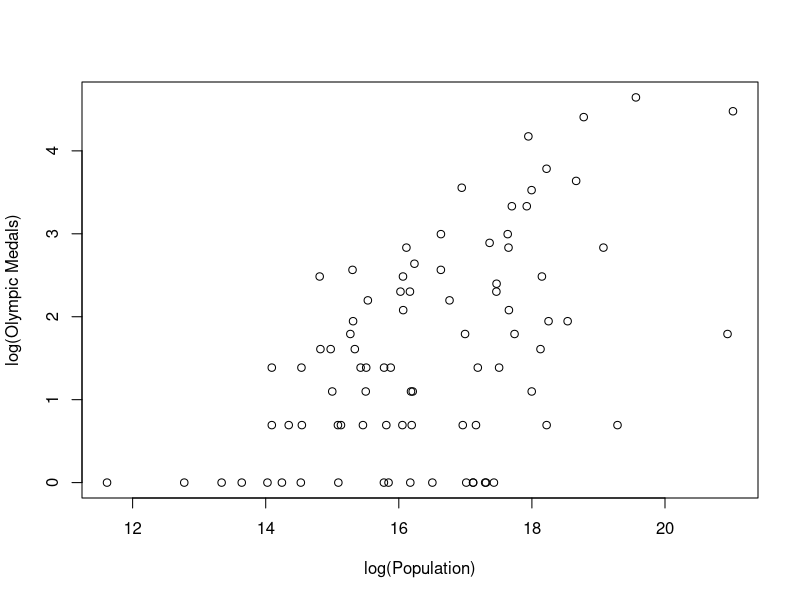
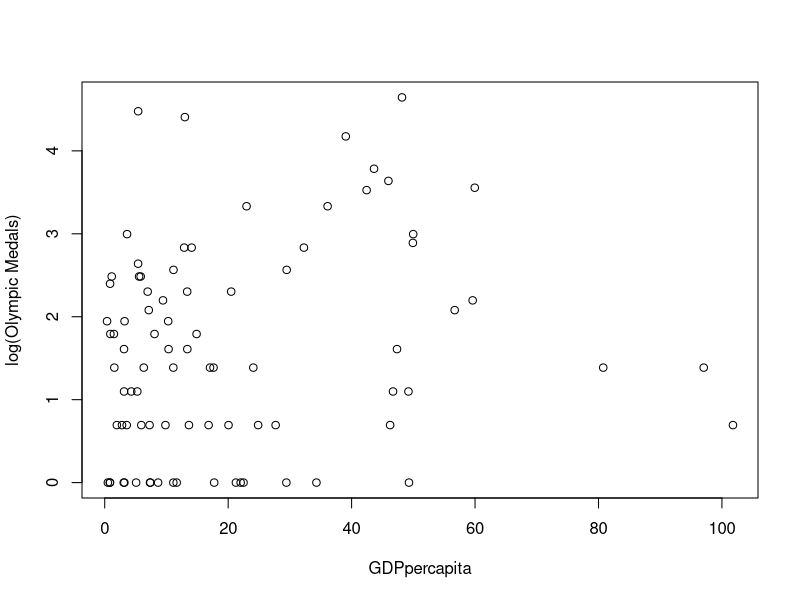
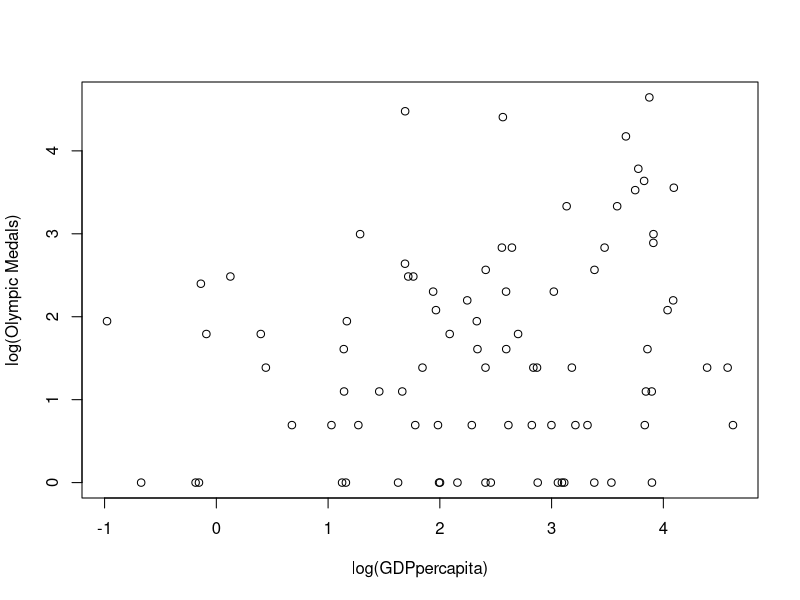
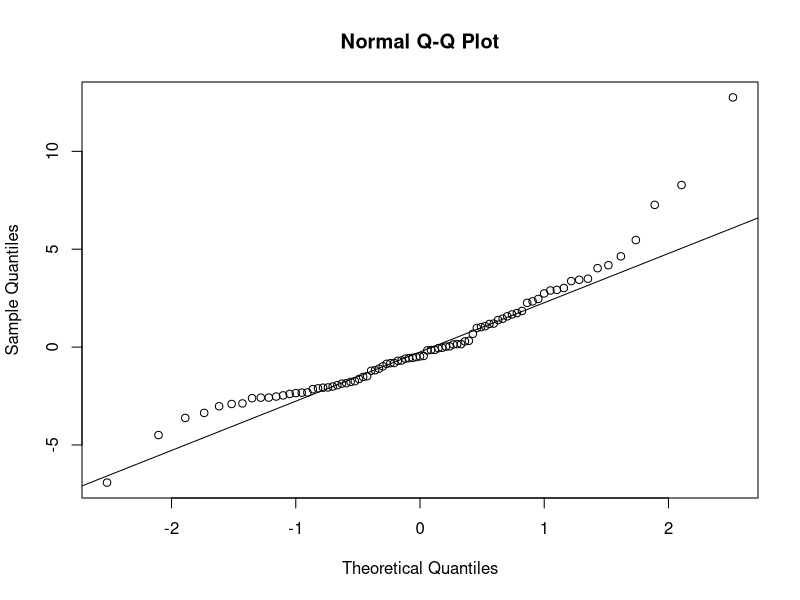
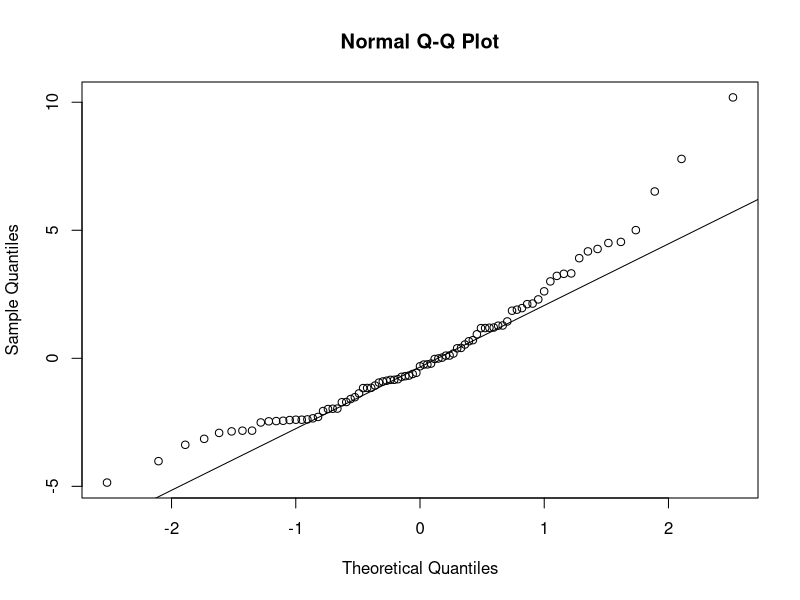
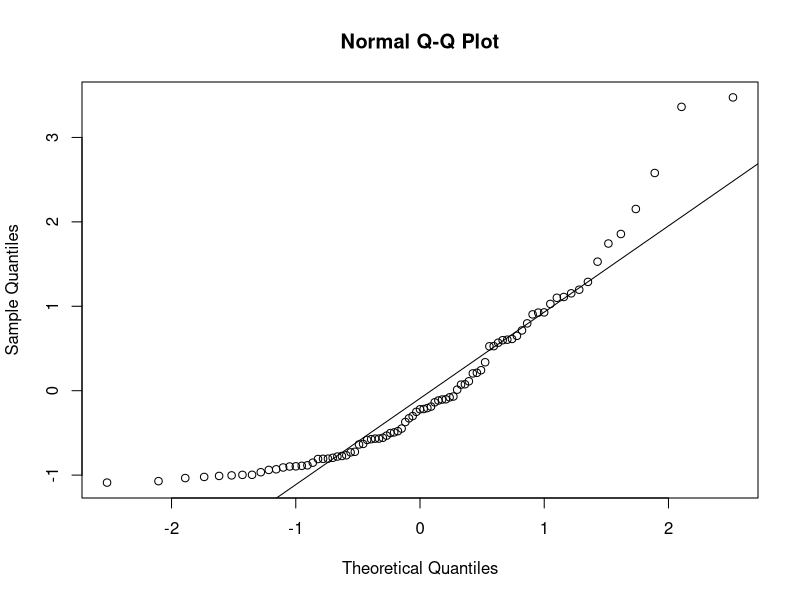
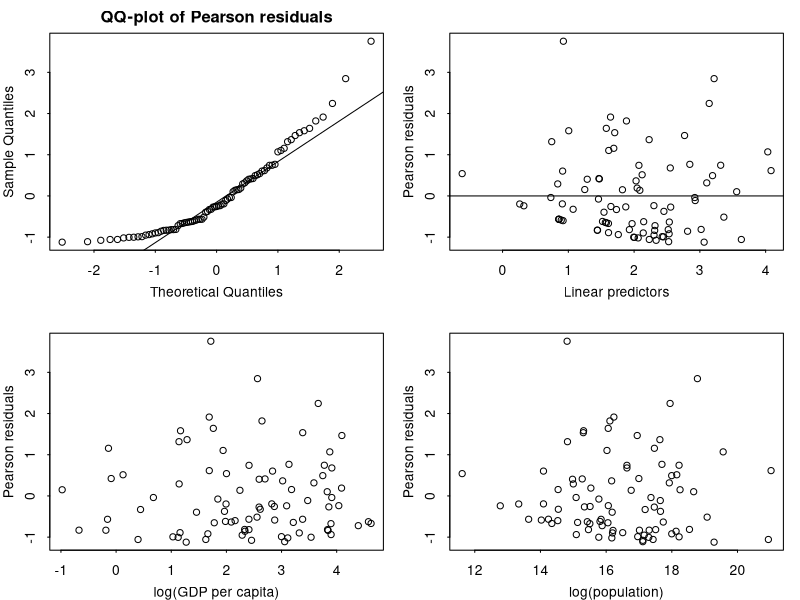

The R source for these figures, in order:
# London Olympics data

olympics0 <- read.csv("OlympicMedals2012.csv")

olympics <- data.frame(country=olympics0$Country, medals=olympics0$Medals, population=olympics0$Population, gold=olympics0$Gold.Medal, GDP=olympics0$GDP..US.Billion)

# Create a variable for GDP per capita in 1000 US dollars:
olympics$GDPpercapita <- olympics$GDP*10^6/olympics$population

head(olympics)

plot(log(olympics$population), log(olympics$medals), xlab="log(Population)", ylab="log(Olympic Medals)")

plot(olympics$GDPpercapita, log(olympics$medals), xlab="GDPpercapita", ylab="log(Olympic Medals)")

plot(log(olympics$GDPpercapita), log(olympics$medals), xlab="log(GDPpercapita)", ylab="log(Olympic Medals)")

mod.p1 <- glm(medals ~ log(population) +GDPpercapita, family=poisson, data=olympics)
summary(mod.p1)

# Call:
# glm(formula = medals ~ log(population) + GDPpercapita, family = poisson, 
#     data = olympics)
# 
# Deviance Residuals: 
#     Min       1Q   Median       3Q      Max  
# -8.8957  -2.2193  -0.5103   1.3699   9.7661  
# 
# Coefficients:
#                  Estimate Std. Error z value Pr(>|z|)    
# (Intercept)     -7.969828   0.373133  -21.36   <2e-16 ***
# log(population)  0.574035   0.019835   28.94   <2e-16 ***
# GDPpercapita     0.021908   0.001415   15.48   <2e-16 ***
# ---
# Signif. codes:  0 ‘***’ 0.001 ‘**’ 0.01 ‘*’ 0.05 ‘.’ 0.1 ‘ ’ 1 
# 
# (Dispersion parameter for poisson family taken to be 1)
# 
#     Null deviance: 1567.70  on 84  degrees of freedom
# Residual deviance:  652.18  on 82  degrees of freedom
# AIC: 954.01

X2 <- sum(resid(mod.p1,type="pearson")^2)
X2
# [1] 705.7355

dp1 <- X2/mod.p1$df.res
dp1
# [1] 8.606531

summary(mod.p1,dispersion=dp1)
# glm(formula = medals ~ log(population) + GDPpercapita, family = poisson, 
#     data = olympics)
# 
# Deviance Residuals: 
#     Min       1Q   Median       3Q      Max  
# -8.8957  -2.2193  -0.5103   1.3699   9.7661  
# 
# Coefficients:
#                  Estimate Std. Error z value Pr(>|z|)    
# (Intercept)     -7.969828   1.094656  -7.281 3.32e-13 ***
# log(population)  0.574035   0.058189   9.865  < 2e-16 ***
# GDPpercapita     0.021908   0.004152   5.276 1.32e-07 ***
# ---
# Signif. codes:  0 ‘***’ 0.001 ‘**’ 0.01 ‘*’ 0.05 ‘.’ 0.1 ‘ ’ 1 
# 
# (Dispersion parameter for poisson family taken to be 8.606531)
# 
#     Null deviance: 1567.70  on 84  degrees of freedom
# Residual deviance:  652.18  on 82  degrees of freedom
# AIC: 954.01
# 
# Number of Fisher Scoring iterations: 5

drop1(mod.p1, test="F")
# Single term deletions
# 
# Model:
# medals ~ log(population) + GDPpercapita
#                 Df Deviance     AIC F value    Pr(>F)    
# <none>               652.18  954.01                      
# log(population)  1  1498.24 1798.07 106.376 < 2.2e-16 ***
# GDPpercapita     1   867.52 1167.34  27.074 1.418e-06 ***
# ---
# Signif. codes:  0 ‘***’ 0.001 ‘**’ 0.01 ‘*’ 0.05 ‘.’ 0.1 ‘ ’ 1 
# Warning message:
# In drop1.glm(mod.p1, test = "F") : F test assumes 'quasipoisson' family

qqnorm(resid(mod.p1,type="pearson"))
qqline(resid(mod.p1,type="pearson"))


mod.p2 <- glm(medals ~ log(population) + log(GDPpercapita), family=poisson, data=olympics)
summary(mod.p2)

dp2 <- sum(resid(mod.p2,type="pearson")^2)/mod.p2$df.res
dp2
# [1] 7.352356


summary(mod.p2,dispersion=dp2)
# Call:
# glm(formula = medals ~ log(population) + log(GDPpercapita), family = poisson, 
#     data = olympics)
# 
# Deviance Residuals: 
#     Min       1Q   Median       3Q      Max  
# -6.0028  -2.2661  -0.3188   1.1572   8.2493  
# 
# Coefficients:
#                   Estimate Std. Error z value Pr(>|z|)    
# (Intercept)        -9.1125     1.0811  -8.429  < 2e-16 ***
# log(population)     0.5948     0.0549  10.835  < 2e-16 ***
# log(GDPpercapita)   0.4976     0.0806   6.173 6.69e-10 ***
# ---
# Signif. codes:  0 ‘***’ 0.001 ‘**’ 0.01 ‘*’ 0.05 ‘.’ 0.1 ‘ ’ 1 
# 
# (Dispersion parameter for poisson family taken to be 7.352356)
# 
#     Null deviance: 1567.7  on 84  degrees of freedom
# Residual deviance:  547.5  on 82  degrees of freedom
# AIC: 849.33



qqnorm(resid(mod.p2,type="pearson"))
qqline(resid(mod.p2,type="pearson"))


# Negative binomial model:

library(MASS)
mod.n1 <- glm.nb(medals ~ log(population) +GDPpercapita, data=olympics)
summary(mod.n1)
# 
# Call:
# glm.nb(formula = medals ~ log(population) + GDPpercapita, data = olympics, 
#     init.theta = 1.497652506, link = log)
# 
# Deviance Residuals: 
#     Min       1Q   Median       3Q      Max  
# -1.9905  -1.0653  -0.2358   0.5214   2.1060  
# 
# Coefficients:
#                  Estimate Std. Error z value Pr(>|z|)    
# (Intercept)     -6.525208   1.072827  -6.082 1.19e-09 ***
# log(population)  0.500594   0.062664   7.988 1.37e-15 ***
# GDPpercapita     0.014278   0.004492   3.179  0.00148 ** 
# ---
# Signif. codes:  0 ‘***’ 0.001 ‘**’ 0.01 ‘*’ 0.05 ‘.’ 0.1 ‘ ’ 1 
# 
# (Dispersion parameter for Negative Binomial(1.4977) family taken to be 1)
# 
#     Null deviance: 175.876  on 84  degrees of freedom
# Residual deviance:  85.789  on 82  degrees of freedom
# AIC: 529.73
# 
# Number of Fisher Scoring iterations: 1
# 
# 
#               Theta:  1.498 
#           Std. Err.:  0.263 
# 
#  2 x log-likelihood:  -521.729

qqnorm(resid(mod.n1,type="pearson"))
qqline(resid(mod.n1,type="pearson"))

# Let's see which countries have large residuals:
pres.n1 <- resid(mod.n1,type="pearson")
expmedals <- round(fitted(mod.n1)[abs(pres.n1)>1],2)
cbind(olympics[abs(pres.n1)>1,],expmedals)


mod.n2 <- glm.nb(medals ~ log(population) + log(GDPpercapita), data=olympics)
summary(mod.n2)

# Call:
# glm.nb(formula = medals ~ log(population) + log(GDPpercapita), 
#     data = olympics, init.theta = 1.65008023, link = log)
# 
# Deviance Residuals: 
#     Min       1Q   Median       3Q      Max  
# -1.9940  -1.1049  -0.2763   0.4575   2.2539  
# 
# Coefficients:
#                   Estimate Std. Error z value Pr(>|z|)    
# (Intercept)       -7.17156    1.07756  -6.655 2.83e-11 ***
# log(population)    0.50984    0.06078   8.389  < 2e-16 ***
# log(GDPpercapita)  0.31739    0.07645   4.152 3.30e-05 ***
# ---
# Signif. codes:  0 ‘***’ 0.001 ‘**’ 0.01 ‘*’ 0.05 ‘.’ 0.1 ‘ ’ 1 
# 
# (Dispersion parameter for Negative Binomial(1.6501) family taken to be 1)

#     Null deviance: 190.561  on 84  degrees of freedom
# Residual deviance:  85.484  on 82  degrees of freedom
# AIC: 522.95
# 
# Number of Fisher Scoring iterations: 1
# 
# 
#               Theta:  1.650 
#           Std. Err.:  0.300 
# 
#  2 x log-likelihood:  -514.946 

pres.n2 <- resid(mod.n2,type="pearson")

par(mfrow=c(2,2))
par (mar=c(3,3,2,1), mgp=c(2,.7,0), tck=-.01)
qqnorm(pres.n2, main="QQ-plot of Pearson residuals")
qqline(pres.n2)
plot(predict(mod.n2), pres.n2, xlab="Linear predictors", ylab="Pearson residuals")
abline(h=0)
plot(log(olympics$GDPpercapita),pres.n2, xlab="log(GDP per capita)", ylab="Pearson residuals")
plot(log(olympics$population),pres.n2, xlab="log(population)", ylab="Pearson residuals")


expmedals2 <- round(fitted(mod.n2)[abs(pres.n2)>1],2)
cbind(olympics[abs(pres.n2)>1,1:2],expmedals2)

# One could consider more complicated models, e.g. interaction:
# mod.n3 <- glm.nb(medals ~ log(population)* log(GDPpercapita), data=olympics)
# summary(mod.n3)
